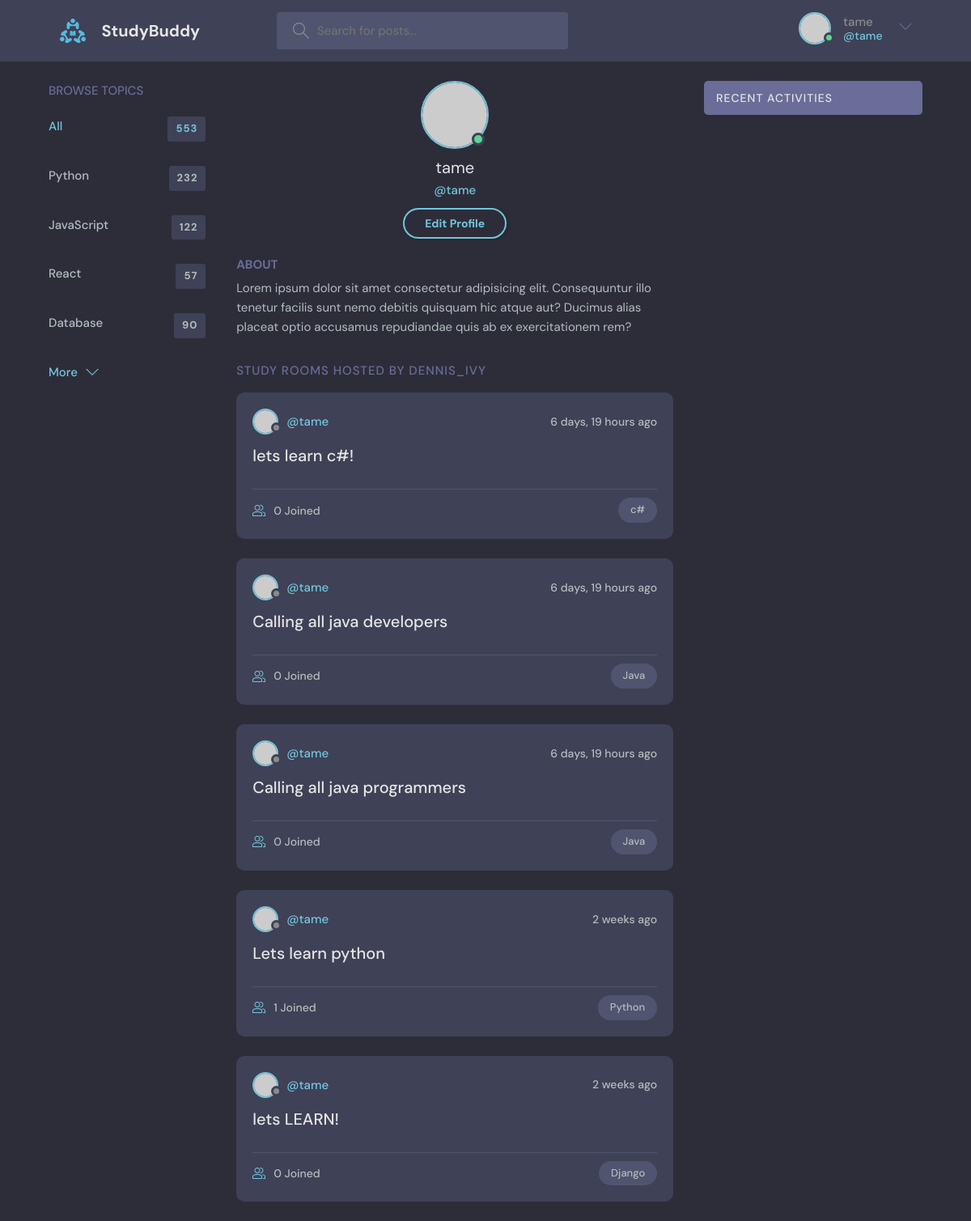
/profile/2/ (signed in), run on the app's committed database.
### base/models.py (models this page shows, shortened)
class Room(models.Model):
    host =  models.ForeignKey(User, on_delete = models.SET_NULL, null=True)
    topic = models.ForeignKey(Topic, on_delete = models.SET_NULL, null=True)
    name = models.CharField(max_length=200)
    description = models.TextField(null=True, blank=True)
    participants = models.ManyToManyField(User, related_name='participants', blank=True)
    update = models.DateTimeField(auto_now=True) # will be used in the class Meta
    created = models.DateTimeField(auto_now_add=True) # will be used in the class Meta
    class Meta:
        ordering = ['-update', '-created'] #with "-" means updated order

class Topic(models.Model):
    name=models.CharField(max_length=200)

### base/views.py (the view)
# urls.py: path('profile/<str:pk>/', views.userProfile, name='user-profile'),
def userProfile(request, pk):
    user = User.objects.get(id=pk)
    rooms = user.room_set.all()
    room_message = user.message_set.all()
    topics= Topic.objects.all()
    context={'user':user, 'rooms':rooms, 'room_messagesd':room_message, 'topics':topics}
    return render(request, 'base/profile.html', context)

### base/templates/base/profile.html
{% extends 'main.html' %}
{% block content %}
<main class="profile-page layout layout--3">
    <div class="container">
        <div class="topics">
            <div class="topics__header">
                <h2>Browse Topics</h2>
            </div>
            <ul class="topics__list">
                <li>
                    <a href="/" class="active">All <span>553</span></a>
                </li>
                <li>
                    <a href="/">Python <span>232</span></a>
                </li>
                <li>
                    <a href="/">JavaScript <span>122</span></a>
                </li>
                <li>
                    <a href="/">React <span>57</span></a>
                </li>
                <li>
                    <a href="/">Database <span>90</span></a>
                </li>
            </ul>
            <button class="btn btn--link" href="/">
                More
                <svg version="1.1" xmlns="http://www.w3.org/2000/svg" width="32" height="32" viewBox="0 0 32 32">
                    <title>chevron-down</title>
                    <path d="M16 21l-13-13h-3l16 16 16-16h-3l-13 13z"></path>
                </svg>
            </button>
        </div>
        <div class="roomList">
            <div class="profile">
                <div class="profile__avatar">
                    <div class="avatar avatar--large active">
                        <img src="https://randomuser.me/api/portraits/men/11.jpg" />
                    </div>
                </div>
                <div class="profile__info">
                    <h3>{{user.username}}</h3>
                    <p>@{{user.username}}</p>
                    <a href="edit-user.html" class="btn btn--main btn--pill">Edit Profile</a>
                </div>
                <div class="profile__about">
                    <h3>About</h3>
                    <p>
                        Lorem ipsum dolor sit amet consectetur adipisicing elit. Consequuntur illo tenetur
                        facilis sunt nemo debitis quisquam hic atque aut? Ducimus alias placeat optio
                        accusamus repudiandae quis ab ex exercitationem rem?
                    </p>
                </div>
            </div>
            <div class="roomList__header">
                <div>
                    <h2>Study Rooms Hosted by dennis_ivy</a>
                    </h2>
                </div>
            </div>
            {% include 'base/feed_components.html' %}
        </div>
        {% include 'base/activity_components.html' %}
    </div>
</main>
{% endblock content %}

### templates/navbar.html (shortened to what this page needs)
{% load static %}
<header class="header header--loggedIn">
    <div class="container">
        <a href="{% url 'home' %}" class="header__logo">
            <img src="{% static 'images/logo.svg' %}" />
            <h1>StudyBuddy</h1>
        </a>
        <form class="header__search" method="GET" action="{% url 'home' %}">
            <label>
                <input name="q" placeholder="Search for posts..." />
            </label>
        </form>
        <nav class="header__menu">
            {% if request.user.is_authenticated %}
            <div class="header__user">
                <a href="profile.html">
                    <div class="avatar avatar--medium active">
                        <img src="https://randomuser.me/api/portraits/men/37.jpg" />
                    </div>
                    <p>{{request.user.username}}<span>@{{request.user.username}}</span></p>
                </a>
                <button class="dropdown-button">
                    <svg version="1.1" xmlns="http://www.w3.org/2000/svg" width="32" height="32" viewBox="0 0 32 32">
                        <title>chevron-down</title>
                        <path d="M16 21l-13-13h-3l16 16 16-16h-3l-13 13z"></path>
                    </svg>
                </button>
            </div>
            {% else%}
            <a href="{% url 'login' %}">
                <img src="{% static 'images/avatar.svg' %}" />
                <p>Login</p>
            </a>
            {% endif %}
        </nav>
    </div>
</header>

### base/templates/base/feed_components.html (shortened to what this page needs)
{% for room in rooms %}
<div class="roomListRoom">
    <div class="roomListRoom__header">
        <a href="{% url 'user-profile' room.id %}" class="roomListRoom__author">
            <div class="avatar avatar--small">
                <img src="https://randomuser.me/api/portraits/women/11.jpg" />
            </div>
            <span>@{{room.host.username}}</span>
        </a>
        <div class="roomListRoom__actions">
            <span>{{room.created|timesince}} ago</span>
        </div>
    </div>
    <div class="roomListRoom__content">
        <a href="{% url 'room' room.id %}">{{room.name}}</a>
    </div>
    <div class="roomListRoom__meta">
        <a href="{% url 'room' room.id %}" class="roomListRoom__joined">
            {{room.participants.all.count}} Joined
        </a>
        <p class="roomListRoom__topic">{{room.topic.name}}</p>
    </div>
</div>
{% endfor %}

### data on the page
Room: host.username "tame", created "6 days, 19 hours", name "lets learn c#!", participants.all.count "0", topic.name "c#"
Room: host.username "tame", created "6 days, 19 hours", name "Calling all java developers", participants.all.count "0", topic.name "Java"
Room: host.username "tame", created "6 days, 19 hours", name "Calling all java programmers", participants.all.count "0", topic.name "Java"
Room: host.username "tame", created "2 weeks", name "Lets learn python", participants.all.count "1", topic.name "Python"
Room: host.username "tame", created "2 weeks", name "lets LEARN!", participants.all.count "0", topic.name "Django"

### other printed values
{{ request.user.username }} "tame"
{{ user.username }} "tame"
